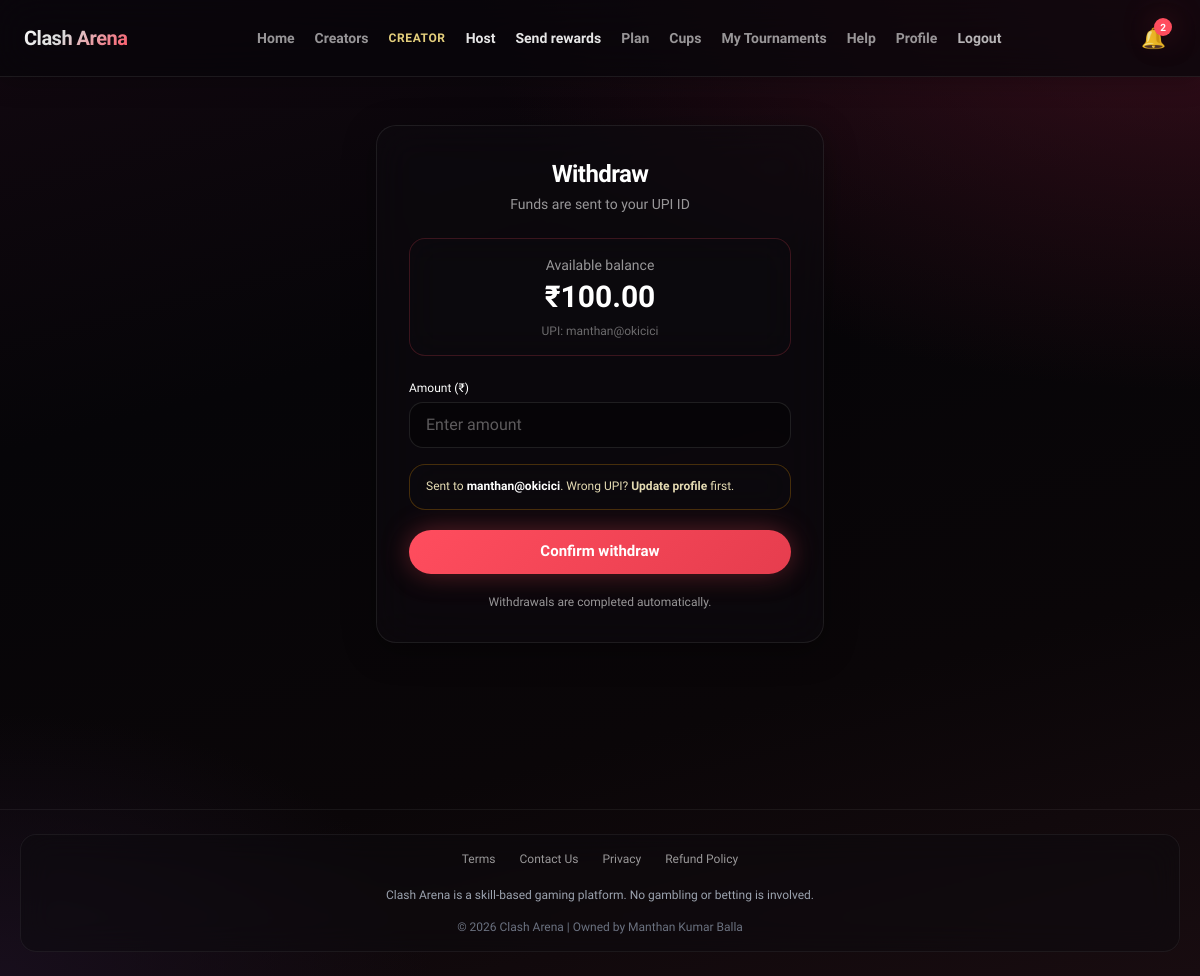
Page /withdraw/ (signed in) on the earlier database version.
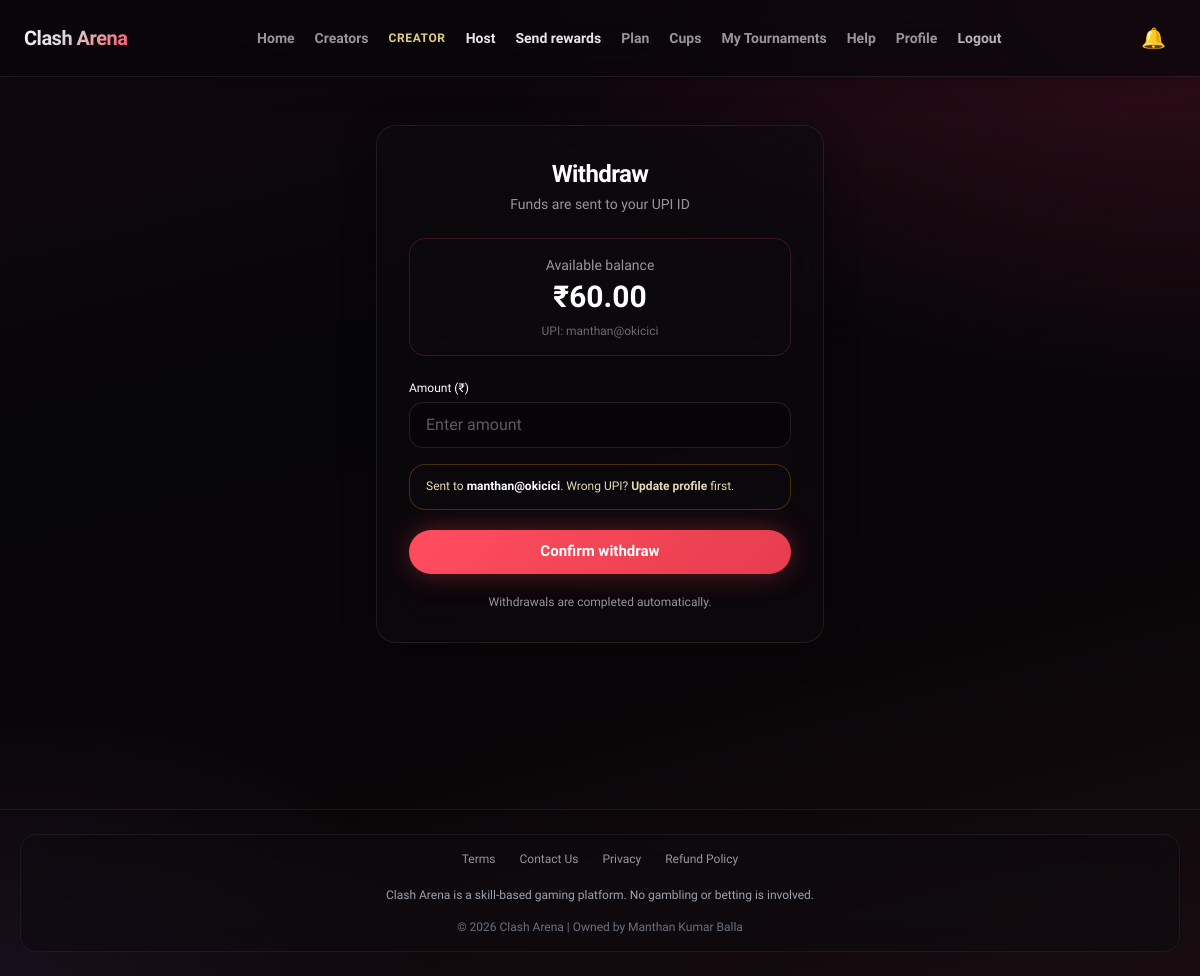
Same page on the later database version.
### core/models.py (models this page shows, shortened)
class Profile(models.Model):
    PLAN_CHOICES = [
        ('none', 'No Plan'),
        ('1month', '1 Month'),
        ('3month', '3 Months'),
        ('1year', '1 Year'),
    ]
    user = models.OneToOneField(User, on_delete=models.CASCADE)
    is_creator = models.BooleanField(default=False)
    is_admin = models.BooleanField(default=False)
    upi_id = models.CharField(max_length=100, blank=True, null=True)
    reward_balance = models.DecimalField(max_digits=10, decimal_places=2, default=0.00)
    creator_plan = models.CharField(max_length=20, choices=PLAN_CHOICES, default='none')
    plan_expiry = models.DateTimeField(null=True, blank=True)
    tournaments_created_this_month = models.IntegerField(default=0)
    notify_new_tournaments = models.BooleanField(default=True)
    trophies = models.IntegerField(default=0)
    ingame_username = models.CharField(max_length=100, blank=True, null=True)
    trust_score = models.IntegerField(default=100)
    def is_complete(self):
        return bool(self.upi_id and self.user.first_name and self.user.email and self.ingame_username)

### core/views.py (the view, shortened to what this page needs)
# urls.py: path('withdraw/', withdraw_view, name='withdraw'),
@login_required
def withdraw_view(request):
    profile = request.user.profile
    if not profile.is_complete():
        return redirect('/profile/?incomplete=1')
    return render(request, 'withdraw.html', {'profile': profile})

### core/context_processors.py (called while the page is built)
def unread_notifications(request):
    if request.user.is_authenticated:
        qs = Notification.objects.filter(
            user=request.user, is_read=False
        )
        count = qs.count()
        recent = Notification.objects.filter(user=request.user).order_by('-created_at')[:8]
        return {'unread_count': count, 'recent_notifications': recent}
    return {'unread_count': 0, 'recent_notifications': []}

### templates/withdraw.html (shortened to what this page needs)
{% extends "base.html" %}
{% block content %}
<div class="flex items-center justify-center px-3 sm:px-4 py-8 sm:py-12 min-h-[50vh]">
    <div class="ca-glass p-5 sm:p-8 w-full max-w-md">
        <h1 class="text-xl sm:text-2xl font-extrabold text-white mb-1 text-center tracking-tight">Withdraw</h1>
        <p class="ca-muted text-sm text-center mb-6">Funds are sent to your UPI ID</p>
        <div class="ca-glass-sm border border-ca-accent/20 p-4 mb-6 text-center">
            <p class="ca-muted text-sm">Available balance</p>
            <p class="text-3xl font-extrabold text-white mt-1 tabular-nums">₹{{ profile.reward_balance }}</p>
            <p class="text-white/40 text-xs mt-2 break-all">UPI: {{ profile.upi_id }}</p>
        </div>
        <form method="POST">
            <label class="ca-label text-xs font-medium mb-1.5 block">Amount (₹)</label>
            <input type="number" name="amount"
                   placeholder="Enter amount"
                   min="1"
                   max="{{ profile.reward_balance }}"
                   required
                   class="ca-input mb-4">
            <div class="ca-glass-sm border border-amber-500/25 px-4 py-3 mb-5">
                <p class="text-amber-100/90 text-xs leading-relaxed">
                    Sent to <span class="font-bold text-white">{{ profile.upi_id }}</span>.
                    Wrong UPI? <a href="/profile/" class="ca-link font-semibold">Update profile</a> first.
                </p>
            </div>
            <button type="submit" class="ca-btn w-full">
                Confirm withdraw
            </button>
        </form>
        <p class="ca-muted text-xs text-center mt-5">Withdrawals are completed automatically.</p>
    </div>
</div>
{% endblock %}

Differences in the rows shown:
changed Profile "manthan@okicici": reward_balance "100.00" → "60.00"
Other differences:
{{ unread_count }}: "2" → (not shown)
